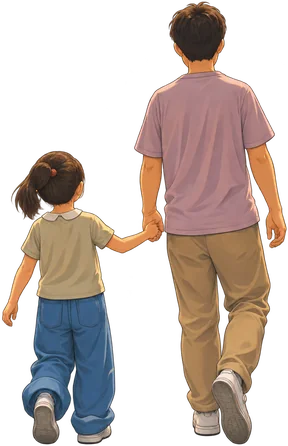
#> input picture assets/family-cutout-v2.webp, 288 x 446 px
$ python refine-family.py
#> lines starting #> are read from the running program, lines starting #| are printed output that depends on the picture
"""Bake subtle dawn lighting into the cutout; requires Pillow and NumPy.

Run from any directory: python3 scripts/refine-family.py
The original compressed artwork remains unchanged. No browser filters are needed.
"""

from pathlib import Path

import numpy as np
from PIL import Image, ImageEnhance, ImageFilter

ASSETS = Path(__file__).resolve().parents[1] / "assets"
source = Image.open(ASSETS / "family-cutout-v2.webp").convert("RGBA")
#> source is the input picture: PIL image 288x446 RGBA; mean R, G, B, A 76.2, 61.3, 53.2, 116.9
alpha = source.getchannel("A")
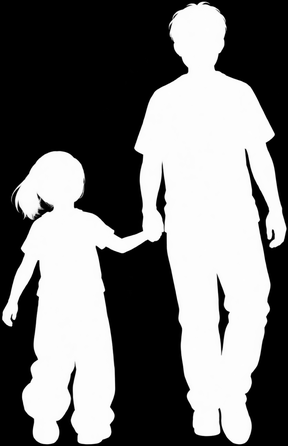
#> alpha: PIL image 288x446 L; min 0, max 255, mean 116.9
rgb = ImageEnhance.Color(source.convert("RGB")).enhance(0.82)
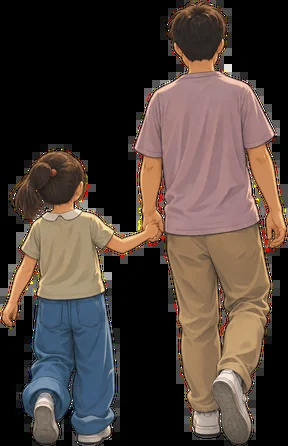
#> rgb: PIL image 288x446 RGB; mean R, G, B 73.9, 61.7, 55
rgb = ImageEnhance.Contrast(rgb).enhance(0.96)
pixels = np.asarray(rgb, dtype=np.float32)
height, width = pixels.shape[:2]
#> height = 446; width = 288
y, x = np.mgrid[0:height, 0:width]

# The sun is above and to the left: warm the light-facing side gently.
light = (1 - x / width) * (1 - 0.55 * y / height)
warmth = (0.035 + 0.045 * light)[..., None]
pixels = pixels * (1 - warmth) + np.array([239, 201, 150]) * warmth

# A restrained inner rim blends the cutout into the sky without a visible halo.
mask = np.asarray(alpha, dtype=np.float32) / 255
inner = np.asarray(alpha.filter(ImageFilter.MinFilter(5)), dtype=np.float32) / 255
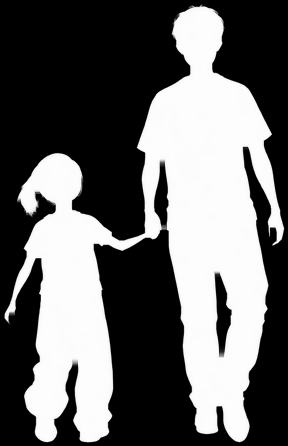
#> inner: shape (446, 288) float32; min 0, max 0.992, mean 0.403
rim = (np.maximum(mask - inner, 0) * light * 0.16)[..., None]
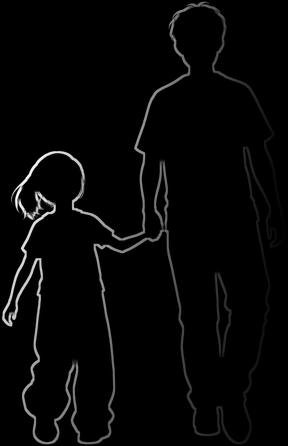
#> rim: shape (446, 288, 1) float64; min 0, max 0.116, mean 0.00285; drawn with min black and max white
pixels = pixels * (1 - rim) + np.array([248, 221, 174]) * rim
result = Image.fromarray(np.clip(pixels, 0, 255).astype("uint8"), "RGB").convert("RGBA")
result.putalpha(Image.blend(alpha, alpha.filter(ImageFilter.GaussianBlur(0.45)), 0.18))
result.save(ASSETS / "family-dawn.webp", quality=85, method=6)
print(f"Saved family-dawn.webp: {(ASSETS / 'family-dawn.webp').stat().st_size:,} bytes")
